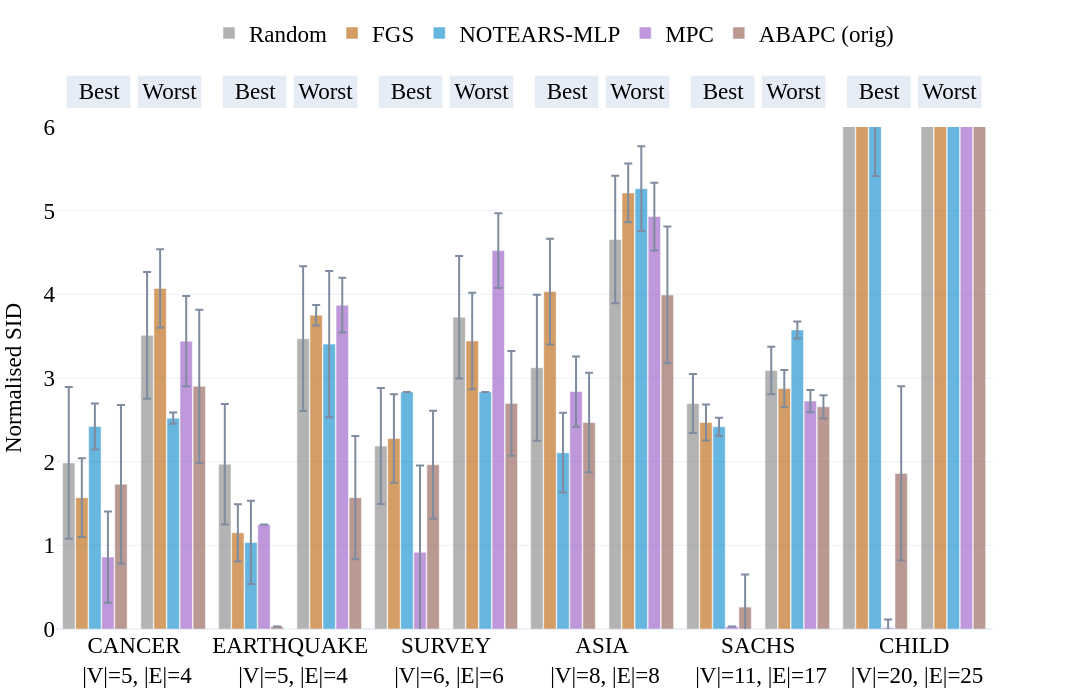
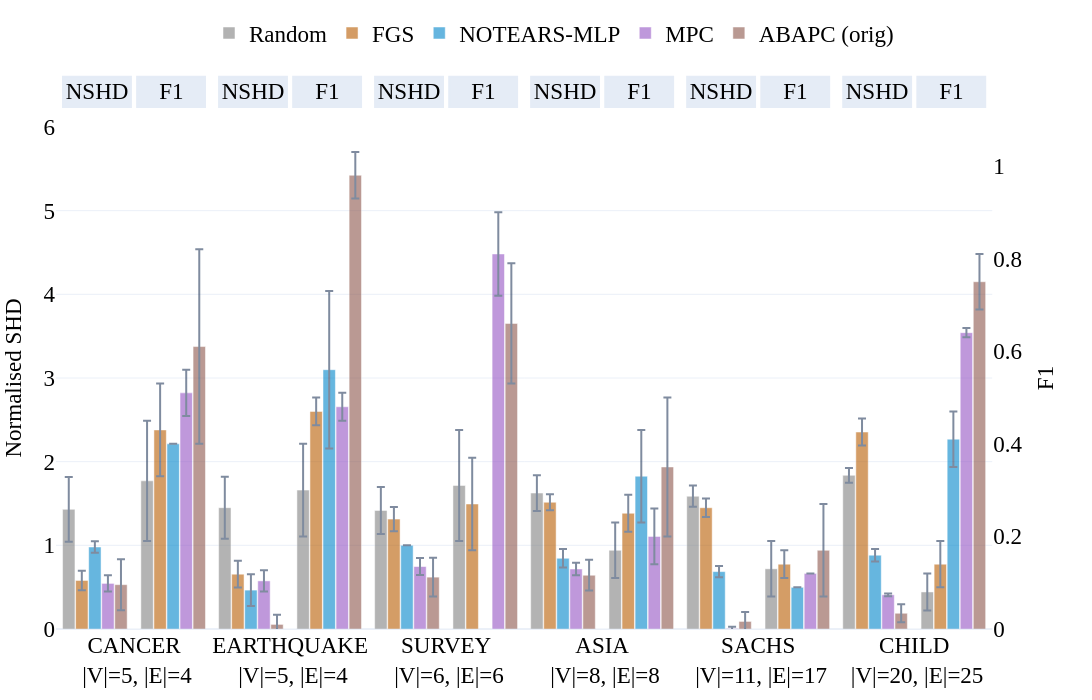

These figures' notebook cell, in order:
### Markdown cell above
## CPDAG Evaluation

### Code cell
# Load and plot CPDAG metrics (SID best/worst) to mirror experiments.ipynb

# Extend schemas to support CPDAG files
COLUMNS_MAP.update({
    'cpdag': list(CPDAG_SUMMARY_COLUMNS)
})

# Optional CSV metric mapping for CPDAG if ever needed (not used here)
CSV_METRIC_MAP.update({
    'cpdag': {
        'elapsed': 'time',
        'nnz': 'cpdag_nnz',
        'fdr': 'cpdag_fdr',
        'tpr': 'cpdag_tpr',
        'fpr': 'cpdag_fpr',
        'precision': 'cpdag_precision',
        'recall': 'cpdag_recall',
        'F1': 'cpdag_F1',
        'shd': 'cpdag_shd',
        # best/worst SID if present in CSV aggregates
        'SID_low': 'cpdag_sid_low',
        'SID_high': 'cpdag_sid_high',
    }
})

# Load combined CPDAG aggregates across RUN_CONFIGS
cpdag_all = load_results('cpdag')
cpdag_all['model'] = cpdag_all['model'].replace({'ABAPC (Ours)': 'ABAPC (orig)', 'ABAPC (Orig)': 'ABAPC (orig)'})

# Restrict to the same datasets as DAG plots
if 'dataset' in cpdag_all.columns and len(cpdag_all):
    base_names = cpdag_all['dataset'].astype(str).str.replace('<br>.*','', regex=True).str.lower()
    cpdag_all = cpdag_all[base_names.isin(datasets_to_plot)].copy()

# Add node/edge counts and pretty labels
if len(cpdag_all):
    base_names = cpdag_all['dataset'].astype(str).str.replace('<br>.*','', regex=True).str.lower()
    cpdag_all['n_edges'] = base_names.map(dags_arcs_map).fillna(cpdag_all.get('num_edges', np.nan)).astype(float)
    cpdag_all['n_nodes'] = base_names.map(dags_nodes_map).fillna(cpdag_all.get('num_nodes', np.nan)).astype(float)
    ds_upper = base_names.str.upper()
    cpdag_all['dataset'] = ds_upper + '<br> |V|=' + cpdag_all['n_nodes'].fillna(0).astype(int).astype(str) + ', |E|=' + cpdag_all['n_edges'].fillna(0).astype(int).astype(str)

    # Normalise SHD and SID best/worst by number of edges
    if 'shd_mean' in cpdag_all and 'n_edges' in cpdag_all:
        cpdag_all['p_shd_mean'] = cpdag_all['shd_mean'].astype(float) / cpdag_all['n_edges'].astype(float)
        cpdag_all['p_shd_std'] = cpdag_all['shd_std'].astype(float) / cpdag_all['n_edges'].astype(float)
    for c in ['SID_low','SID_high']:
        mean_c, std_c = f'{c}_mean', f'{c}_std'
        if mean_c in cpdag_all and 'n_edges' in cpdag_all:
            cpdag_all[f'p_{c}_mean'] = cpdag_all[mean_c].astype(float) / cpdag_all['n_edges'].astype(float)
            cpdag_all[f'p_{c}_std'] = cpdag_all[std_c].astype(float) / cpdag_all['n_edges'].astype(float)
    # Ensure non-zero tiny values for visibility
    if 'p_SID_low_mean' in cpdag_all: cpdag_all['p_SID_low_mean'] = cpdag_all['p_SID_low_mean'].replace(0, 0.03)
    if 'p_SID_high_mean' in cpdag_all: cpdag_all['p_SID_high_mean'] = cpdag_all['p_SID_high_mean'].replace(0, 0.03)



# Plot CPDAG NSID best vs worst
if len(cpdag_all):
    # Preferred ordering; include only those present
    preferred = ['Random','FGS','NOTEARS-MLP','Shapley-PC','ASPCR','ABAPC (orig)','ABAPC-LLM','ABAPC-LLM-d','LLM-BFS','MPC']
    ## Force the same ordering of methods as in DAG plots
    available_models_cpdag = [m for m in methods if m in cpdag_all['model'].unique()]
    print('CPDAG models:', available_models_cpdag)    
    double_bar_chart_plotly(
        cpdag_all, ['p_SID_low','p_SID_high'], names_dict, colors_dict, available_models_cpdag,
        save_figs=save_figs, font_size=23, output_name=str(REPO_ROOT / 'results/figs/Fig.bn_cpdag_SID_best_worst.html'),
        debug=False, range_y1=[0,6], range_y2=[0,6], rect_exp=0.01
    )
    double_bar_chart_plotly(
        cpdag_all, ['p_shd','F1'], names_dict, colors_dict, available_models_cpdag,
        save_figs=save_figs, font_size=23, output_name=str(REPO_ROOT / 'results/figs/Fig.bn_cpdag_SHD_F1.html'),
        debug=False, range_y1=[0,6], range_y2=[0,6], rect_exp=0.01
    )
else:
    print('No CPDAG results found.')

### Figure 1 — Plotly figure (JSON) as saved in the notebook; plotly's stock layout.template omitted (floating-point values rounded to 4 significant figures)
{"data": [{"error_y": {"array": [0.9075, 0.72, 0.6933, 0.8738, 0.3512, 0.8004], "type": "data", "visible": true}, "marker": {"color": "grey"}, "name": "Random", "offsetgroup": "0", "opacity": 0.6, "showlegend": true, "type": "bar", "x": ["CANCER<br> |V|=5, |E|=4", "EARTHQUAKE<br> |V|=5, |E|=4", "SURVEY<br> |V|=6, |E|=6", "ASIA<br> |V|=8, |E|=8", "SACHS<br> |V|=11, |E|=17", "CHILD<br> |V|=20, |E|=25"], "y": [1.985, 1.97, 2.187, 3.123, 2.695, 11.56], "yaxis": "y"}, {"error_y": {"array": [0.47, 0.3425, 0.5283, 0.6312, 0.2159, 1.312], "type": "data", "visible": true}, "marker": {"color": "#b85c00"}, "name": "FGS", "offsetgroup": "1", "opacity": 0.6, "showlegend": true, "type": "bar", "x": ["CANCER<br> |V|=5, |E|=4", "EARTHQUAKE<br> |V|=5, |E|=4", "SURVEY<br> |V|=6, |E|=6", "ASIA<br> |V|=8, |E|=8", "SACHS<br> |V|=11, |E|=17", "CHILD<br> |V|=20, |E|=25"], "y": [1.57, 1.15, 2.277, 4.032, 2.468, 9.815], "yaxis": "y"}, {"error_y": {"array": [0.275, 0.4975, 0.0, 0.4775, 0.1071, 1.197], "type": "data", "visible": true}, "marker": {"color": "#0085CA"}, "name": "NOTEARS-MLP", "offsetgroup": "2", "opacity": 0.6, "showlegend": true, "type": "bar", "x": ["CANCER<br> |V|=5, |E|=4", "EARTHQUAKE<br> |V|=5, |E|=4", "SURVEY<br> |V|=6, |E|=6", "ASIA<br> |V|=8, |E|=8", "SACHS<br> |V|=11, |E|=17", "CHILD<br> |V|=20, |E|=25"], "y": [2.42, 1.035, 2.833, 2.107, 2.418, 6.61], "yaxis": "y"}, {"error_y": {"array": [0.545, 0.0, 1.037, 0.42, 0.0, 0.0964], "type": "data", "visible": true}, "marker": {"color": "#9454c4"}, "name": "MPC", "offsetgroup": "3", "opacity": 0.6, "showlegend": true, "type": "bar", "x": ["CANCER<br> |V|=5, |E|=4", "EARTHQUAKE<br> |V|=5, |E|=4", "SURVEY<br> |V|=6, |E|=6", "ASIA<br> |V|=8, |E|=8", "SACHS<br> |V|=11, |E|=17", "CHILD<br> |V|=20, |E|=25"], "y": [0.86, 1.25, 0.9167, 2.837, 0.03, 0.016], "yaxis": "y"}, {"error_y": {"array": [0.9475, 0.0, 0.645, 0.595, 0.3876, 1.042], "type": "data", "visible": true}, "marker": {"color": "#8c564b"}, "name": "ABAPC (orig)", "offsetgroup": "4", "opacity": 0.6, "showlegend": true, "type": "bar", "x": ["CANCER<br> |V|=5, |E|=4", "EARTHQUAKE<br> |V|=5, |E|=4", "SURVEY<br> |V|=6, |E|=6", "ASIA<br> |V|=8, |E|=8", "SACHS<br> |V|=11, |E|=17", "CHILD<br> |V|=20, |E|=25"], "y": [1.73, 0.03, 1.963, 2.467, 0.2624, 1.86], "yaxis": "y"}, {"marker": {"color": "white"}, "name": "", "offsetgroup": "5", "opacity": 1, "showlegend": false, "type": "bar", "x": ["CANCER<br> |V|=5, |E|=4", "EARTHQUAKE<br> |V|=5, |E|=4", "SURVEY<br> |V|=6, |E|=6", "ASIA<br> |V|=8, |E|=8", "SACHS<br> |V|=11, |E|=17", "CHILD<br> |V|=20, |E|=25"], "y": [0.0, 0.0, 0.0, 0.0, 0.0, 0.0]}, {"error_y": {"array": [0.7575, 0.865, 0.7317, 0.7612, 0.2835, 0.7676], "type": "data", "visible": true}, "marker": {"color": "grey"}, "name": "Random", "offsetgroup": "6", "opacity": 0.6, "showlegend": false, "type": "bar", "x": ["CANCER<br> |V|=5, |E|=4", "EARTHQUAKE<br> |V|=5, |E|=4", "SURVEY<br> |V|=6, |E|=6", "ASIA<br> |V|=8, |E|=8", "SACHS<br> |V|=11, |E|=17", "CHILD<br> |V|=20, |E|=25"], "y": [3.51, 3.47, 3.727, 4.655, 3.091, 12.75], "yaxis": "y2"}, {"error_y": {"array": [0.47, 0.1225, 0.5767, 0.3513, 0.2224, 0.7532], "type": "data", "visible": true}, "marker": {"color": "#b85c00"}, "name": "FGS", "offsetgroup": "7", "opacity": 0.6, "showlegend": false, "type": "bar", "x": ["CANCER<br> |V|=5, |E|=4", "EARTHQUAKE<br> |V|=5, |E|=4", "SURVEY<br> |V|=6, |E|=6", "ASIA<br> |V|=8, |E|=8", "SACHS<br> |V|=11, |E|=17", "CHILD<br> |V|=20, |E|=25"], "y": [4.07, 3.75, 3.443, 5.213, 2.874, 12.19], "yaxis": "y2"}, {"error_y": {"array": [0.0675, 0.875, 0.0, 0.5062, 0.1018, 1.117], "type": "data", "visible": true}, "marker": {"color": "#0085CA"}, "name": "NOTEARS-MLP", "offsetgroup": "8", "opacity": 0.6, "showlegend": false, "type": "bar", "x": ["CANCER<br> |V|=5, |E|=4", "EARTHQUAKE<br> |V|=5, |E|=4", "SURVEY<br> |V|=6, |E|=6", "ASIA<br> |V|=8, |E|=8", "SACHS<br> |V|=11, |E|=17", "CHILD<br> |V|=20, |E|=25"], "y": [2.52, 3.405, 2.833, 5.263, 3.574, 12.69], "yaxis": "y2"}, {"error_y": {"array": [0.54, 0.3275, 0.4467, 0.405, 0.1329, 0.1824], "type": "data", "visible": true}, "marker": {"color": "#9454c4"}, "name": "MPC", "offsetgroup": "9", "opacity": 0.6, "showlegend": false, "type": "bar", "x": ["CANCER<br> |V|=5, |E|=4", "EARTHQUAKE<br> |V|=5, |E|=4", "SURVEY<br> |V|=6, |E|=6", "ASIA<br> |V|=8, |E|=8", "SACHS<br> |V|=11, |E|=17", "CHILD<br> |V|=20, |E|=25"], "y": [3.44, 3.87, 4.523, 4.93, 2.725, 15.15], "yaxis": "y2"}, {"error_y": {"array": [0.915, 0.7375, 0.625, 0.8175, 0.1394, 1.652], "type": "data", "visible": true}, "marker": {"color": "#8c564b"}, "name": "ABAPC (orig)", "offsetgroup": "10", "opacity": 0.6, "showlegend": false, "type": "bar", "x": ["CANCER<br> |V|=5, |E|=4", "EARTHQUAKE<br> |V|=5, |E|=4", "SURVEY<br> |V|=6, |E|=6", "ASIA<br> |V|=8, |E|=8", "SACHS<br> |V|=11, |E|=17", "CHILD<br> |V|=20, |E|=25"], "y": [2.9, 1.57, 2.697, 3.993, 2.655, 10.54], "yaxis": "y2"}], "layout": {"annotations": [{"font": {"color": "black", "size": 23}, "showarrow": false, "text": "         Best         ", "x": 0.04542, "xanchor": "center", "xref": "x domain", "y": 1.07, "yanchor": "middle", "yref": "y domain"}, {"font": {"color": "black", "size": 23}, "showarrow": false, "text": "         Worst         ", "x": 0.1212, "xanchor": "center", "xref": "x domain", "y": 1.07, "yanchor": "middle", "yref": "y domain"}, {"font": {"color": "black", "size": 23}, "showarrow": false, "text": "         Best         ", "x": 0.2121, "xanchor": "center", "xref": "x domain", "y": 1.07, "yanchor": "middle", "yref": "y domain"}, {"font": {"color": "black", "size": 23}, "showarrow": false, "text": "         Worst         ", "x": 0.2879, "xanchor": "center", "xref": "x domain", "y": 1.07, "yanchor": "middle", "yref": "y domain"}, {"font": {"color": "black", "size": 23}, "showarrow": false, "text": "         Best         ", "x": 0.3788, "xanchor": "center", "xref": "x domain", "y": 1.07, "yanchor": "middle", "yref": "y domain"}, {"font": {"color": "black", "size": 23}, "showarrow": false, "text": "         Worst         ", "x": 0.4546, "xanchor": "center", "xref": "x domain", "y": 1.07, "yanchor": "middle", "yref": "y domain"}, {"font": {"color": "black", "size": 23}, "showarrow": false, "text": "         Best         ", "x": 0.5454, "xanchor": "center", "xref": "x domain", "y": 1.07, "yanchor": "middle", "yref": "y domain"}, {"font": {"color": "black", "size": 23}, "showarrow": false, "text": "         Worst         ", "x": 0.6212, "xanchor": "center", "xref": "x domain", "y": 1.07, "yanchor": "middle", "yref": "y domain"}, {"font": {"color": "black", "size": 23}, "showarrow": false, "text": "         Best         ", "x": 0.7121, "xanchor": "center", "xref": "x domain", "y": 1.07, "yanchor": "middle", "yref": "y domain"}, {"font": {"color": "black", "size": 23}, "showarrow": false, "text": "         Worst         ", "x": 0.7879, "xanchor": "center", "xref": "x domain", "y": 1.07, "yanchor": "middle", "yref": "y domain"}, {"font": {"color": "black", "size": 23}, "showarrow": false, "text": "         Best         ", "x": 0.8787, "xanchor": "center", "xref": "x domain", "y": 1.07, "yanchor": "middle", "yref": "y domain"}, {"font": {"color": "black", "size": 23}, "showarrow": false, "text": "         Worst         ", "x": 0.9546, "xanchor": "center", "xref": "x domain", "y": 1.07, "yanchor": "middle", "yref": "y domain"}], "bargap": 0.08, "bargroupgap": 0.05, "barmode": "group", "font": {"color": "black", "family": "Serif", "size": 23}, "height": 700, "hovermode": "x unified", "legend": {"bgcolor": "rgba(255,255,255,0)", "bordercolor": "rgba(255,255,255,0)", "orientation": "h", "x": 0.5, "xanchor": "center", "y": 1.23, "yanchor": "top"}, "margin": {"b": 70, "l": 40, "r": 40, "t": 80}, "shapes": [{"fillcolor": "#E5ECF6", "layer": "below", "line": {"color": "#E5ECF6", "width": 2}, "type": "rect", "x0": 0.0125, "x1": 0.07833, "xref": "x domain", "y0": 1.04, "y1": 1.1, "yref": "y domain"}, {"fillcolor": "#E5ECF6", "layer": "below", "line": {"color": "#E5ECF6", "width": 2}, "type": "rect", "x0": 0.08833, "x1": 0.1542, "xref": "x domain", "y0": 1.04, "y1": 1.1, "yref": "y domain"}, {"fillcolor": "#E5ECF6", "layer": "below", "line": {"color": "#E5ECF6", "width": 2}, "type": "rect", "x0": 0.1792, "x1": 0.245, "xref": "x domain", "y0": 1.04, "y1": 1.1, "yref": "y domain"}, {"fillcolor": "#E5ECF6", "layer": "below", "line": {"color": "#E5ECF6", "width": 2}, "type": "rect", "x0": 0.255, "x1": 0.3208, "xref": "x domain", "y0": 1.04, "y1": 1.1, "yref": "y domain"}, {"fillcolor": "#E5ECF6", "layer": "below", "line": {"color": "#E5ECF6", "width": 2}, "type": "rect", "x0": 0.3458, "x1": 0.4117, "xref": "x domain", "y0": 1.04, "y1": 1.1, "yref": "y domain"}, {"fillcolor": "#E5ECF6", "layer": "below", "line": {"color": "#E5ECF6", "width": 2}, "type": "rect", "x0": 0.4217, "x1": 0.4875, "xref": "x domain", "y0": 1.04, "y1": 1.1, "yref": "y domain"}, {"fillcolor": "#E5ECF6", "layer": "below", "line": {"color": "#E5ECF6", "width": 2}, "type": "rect", "x0": 0.5125, "x1": 0.5783, "xref": "x domain", "y0": 1.04, "y1": 1.1, "yref": "y domain"}, {"fillcolor": "#E5ECF6", "layer": "below", "line": {"color": "#E5ECF6", "width": 2}, "type": "rect", "x0": 0.5883, "x1": 0.6542, "xref": "x domain", "y0": 1.04, "y1": 1.1, "yref": "y domain"}, {"fillcolor": "#E5ECF6", "layer": "below", "line": {"color": "#E5ECF6", "width": 2}, "type": "rect", "x0": 0.6792, "x1": 0.745, "xref": "x domain", "y0": 1.04, "y1": 1.1, "yref": "y domain"}, {"fillcolor": "#E5ECF6", "layer": "below", "line": {"color": "#E5ECF6", "width": 2}, "type": "rect", "x0": 0.755, "x1": 0.8208, "xref": "x domain", "y0": 1.04, "y1": 1.1, "yref": "y domain"}, {"fillcolor": "#E5ECF6", "layer": "below", "line": {"color": "#E5ECF6", "width": 2}, "type": "rect", "x0": 0.8458, "x1": 0.9117, "xref": "x domain", "y0": 1.04, "y1": 1.1, "yref": "y domain"}, {"fillcolor": "#E5ECF6", "layer": "below", "line": {"color": "#E5ECF6", "width": 2}, "type": "rect", "x0": 0.9217, "x1": 0.9875, "xref": "x domain", "y0": 1.04, "y1": 1.1, "yref": "y domain"}], "width": 1600, "xaxis": {"anchor": "y", "domain": [0, 0.94]}, "yaxis": {"anchor": "x", "domain": [0, 1], "range": [0, 6], "title": {"font": {"size": 23}, "text": "Normalised SID"}}, "yaxis2": {"anchor": "x", "overlaying": "y", "range": [0, 6], "scaleanchor": 0, "showgrid": false, "showline": false, "showticklabels": false, "side": "right", "title": {"font": {"size": 23}, "text": ""}, "zeroline": true}}}

### Figure 2 — Plotly figure (JSON) as saved in the notebook; plotly's stock layout.template omitted (floating-point values rounded to 4 significant figures)
{"data": [{"error_y": {"array": [0.3875, 0.37, 0.28, 0.2137, 0.1271, 0.0888], "type": "data", "visible": true}, "marker": {"color": "grey"}, "name": "Random", "offsetgroup": "0", "opacity": 0.6, "showlegend": true, "type": "bar", "x": ["CANCER<br> |V|=5, |E|=4", "EARTHQUAKE<br> |V|=5, |E|=4", "SURVEY<br> |V|=6, |E|=6", "ASIA<br> |V|=8, |E|=8", "SACHS<br> |V|=11, |E|=17", "CHILD<br> |V|=20, |E|=25"], "y": [1.43, 1.45, 1.417, 1.625, 1.587, 1.837], "yaxis": "y"}, {"error_y": {"array": [0.1175, 0.16, 0.145, 0.09625, 0.1094, 0.1604], "type": "data", "visible": true}, "marker": {"color": "#b85c00"}, "name": "FGS", "offsetgroup": "1", "opacity": 0.6, "showlegend": true, "type": "bar", "x": ["CANCER<br> |V|=5, |E|=4", "EARTHQUAKE<br> |V|=5, |E|=4", "SURVEY<br> |V|=6, |E|=6", "ASIA<br> |V|=8, |E|=8", "SACHS<br> |V|=11, |E|=17", "CHILD<br> |V|=20, |E|=25"], "y": [0.58, 0.655, 1.313, 1.515, 1.449, 2.354], "yaxis": "y"}, {"error_y": {"array": [0.0675, 0.19, 0.0, 0.1113, 0.06706, 0.0748], "type": "data", "visible": true}, "marker": {"color": "#0085CA"}, "name": "NOTEARS-MLP", "offsetgroup": "2", "opacity": 0.6, "showlegend": true, "type": "bar", "x": ["CANCER<br> |V|=5, |E|=4", "EARTHQUAKE<br> |V|=5, |E|=4", "SURVEY<br> |V|=6, |E|=6", "ASIA<br> |V|=8, |E|=8", "SACHS<br> |V|=11, |E|=17", "CHILD<br> |V|=20, |E|=25"], "y": [0.98, 0.465, 1.0, 0.845, 0.6859, 0.8824], "yaxis": "y"}, {"error_y": {"array": [0.0975, 0.1275, 0.1017, 0.075, 0.01941, 0.0168], "type": "data", "visible": true}, "marker": {"color": "#9454c4"}, "name": "MPC", "offsetgroup": "3", "opacity": 0.6, "showlegend": true, "type": "bar", "x": ["CANCER<br> |V|=5, |E|=4", "EARTHQUAKE<br> |V|=5, |E|=4", "SURVEY<br> |V|=6, |E|=6", "ASIA<br> |V|=8, |E|=8", "SACHS<br> |V|=11, |E|=17", "CHILD<br> |V|=20, |E|=25"], "y": [0.545, 0.575, 0.7467, 0.7175, 0.007059, 0.4088], "yaxis": "y"}, {"error_y": {"array": [0.305, 0.115, 0.2317, 0.1837, 0.1135, 0.108], "type": "data", "visible": true}, "marker": {"color": "#8c564b"}, "name": "ABAPC (orig)", "offsetgroup": "4", "opacity": 0.6, "showlegend": true, "type": "bar", "x": ["CANCER<br> |V|=5, |E|=4", "EARTHQUAKE<br> |V|=5, |E|=4", "SURVEY<br> |V|=6, |E|=6", "ASIA<br> |V|=8, |E|=8", "SACHS<br> |V|=11, |E|=17", "CHILD<br> |V|=20, |E|=25"], "y": [0.53, 0.055, 0.62, 0.6425, 0.09059, 0.188], "yaxis": "y"}, {"marker": {"color": "white"}, "name": "", "offsetgroup": "5", "opacity": 1, "showlegend": false, "type": "bar", "x": ["CANCER<br> |V|=5, |E|=4", "EARTHQUAKE<br> |V|=5, |E|=4", "SURVEY<br> |V|=6, |E|=6", "ASIA<br> |V|=8, |E|=8", "SACHS<br> |V|=11, |E|=17", "CHILD<br> |V|=20, |E|=25"], "y": [0.0, 0.0, 0.0, 0.0, 0.0, 0.0]}, {"error_y": {"array": [0.13, 0.1, 0.12, 0.06, 0.06, 0.04], "type": "data", "visible": true}, "marker": {"color": "grey"}, "name": "Random", "offsetgroup": "6", "opacity": 0.6, "showlegend": false, "type": "bar", "x": ["CANCER<br> |V|=5, |E|=4", "EARTHQUAKE<br> |V|=5, |E|=4", "SURVEY<br> |V|=6, |E|=6", "ASIA<br> |V|=8, |E|=8", "SACHS<br> |V|=11, |E|=17", "CHILD<br> |V|=20, |E|=25"], "y": [0.32, 0.3, 0.31, 0.17, 0.13, 0.08], "yaxis": "y2"}, {"error_y": {"array": [0.1, 0.03, 0.1, 0.04, 0.03, 0.05], "type": "data", "visible": true}, "marker": {"color": "#b85c00"}, "name": "FGS", "offsetgroup": "7", "opacity": 0.6, "showlegend": false, "type": "bar", "x": ["CANCER<br> |V|=5, |E|=4", "EARTHQUAKE<br> |V|=5, |E|=4", "SURVEY<br> |V|=6, |E|=6", "ASIA<br> |V|=8, |E|=8", "SACHS<br> |V|=11, |E|=17", "CHILD<br> |V|=20, |E|=25"], "y": [0.43, 0.47, 0.27, 0.25, 0.14, 0.14], "yaxis": "y2"}, {"error_y": {"array": [0, 0.17, null, 0.1, 0, 0.06], "type": "data", "visible": true}, "marker": {"color": "#0085CA"}, "name": "NOTEARS-MLP", "offsetgroup": "8", "opacity": 0.6, "showlegend": false, "type": "bar", "x": ["CANCER<br> |V|=5, |E|=4", "EARTHQUAKE<br> |V|=5, |E|=4", "SURVEY<br> |V|=6, |E|=6", "ASIA<br> |V|=8, |E|=8", "SACHS<br> |V|=11, |E|=17", "CHILD<br> |V|=20, |E|=25"], "y": [0.4, 0.56, null, 0.33, 0.09, 0.41], "yaxis": "y2"}, {"error_y": {"array": [0.05, 0.03, 0.09, 0.06, 0, 0.01], "type": "data", "visible": true}, "marker": {"color": "#9454c4"}, "name": "MPC", "offsetgroup": "9", "opacity": 0.6, "showlegend": false, "type": "bar", "x": ["CANCER<br> |V|=5, |E|=4", "EARTHQUAKE<br> |V|=5, |E|=4", "SURVEY<br> |V|=6, |E|=6", "ASIA<br> |V|=8, |E|=8", "SACHS<br> |V|=11, |E|=17", "CHILD<br> |V|=20, |E|=25"], "y": [0.51, 0.48, 0.81, 0.2, 0.12, 0.64], "yaxis": "y2"}, {"error_y": {"array": [0.21, 0.05, 0.13, 0.15, 0.1, 0.06], "type": "data", "visible": true}, "marker": {"color": "#8c564b"}, "name": "ABAPC (orig)", "offsetgroup": "10", "opacity": 0.6, "showlegend": false, "type": "bar", "x": ["CANCER<br> |V|=5, |E|=4", "EARTHQUAKE<br> |V|=5, |E|=4", "SURVEY<br> |V|=6, |E|=6", "ASIA<br> |V|=8, |E|=8", "SACHS<br> |V|=11, |E|=17", "CHILD<br> |V|=20, |E|=25"], "y": [0.61, 0.98, 0.66, 0.35, 0.17, 0.75], "yaxis": "y2"}], "layout": {"annotations": [{"font": {"color": "black", "size": 23}, "showarrow": false, "text": "         NSHD         ", "x": 0.04375, "xanchor": "center", "xref": "x domain", "y": 1.07, "yanchor": "middle", "yref": "y domain"}, {"font": {"color": "black", "size": 23}, "showarrow": false, "text": "           F1           ", "x": 0.1229, "xanchor": "center", "xref": "x domain", "y": 1.07, "yanchor": "middle", "yref": "y domain"}, {"font": {"color": "black", "size": 23}, "showarrow": false, "text": "         NSHD         ", "x": 0.2104, "xanchor": "center", "xref": "x domain", "y": 1.07, "yanchor": "middle", "yref": "y domain"}, {"font": {"color": "black", "size": 23}, "showarrow": false, "text": "           F1           ", "x": 0.2896, "xanchor": "center", "xref": "x domain", "y": 1.07, "yanchor": "middle", "yref": "y domain"}, {"font": {"color": "black", "size": 23}, "showarrow": false, "text": "         NSHD         ", "x": 0.3771, "xanchor": "center", "xref": "x domain", "y": 1.07, "yanchor": "middle", "yref": "y domain"}, {"font": {"color": "black", "size": 23}, "showarrow": false, "text": "           F1           ", "x": 0.4562, "xanchor": "center", "xref": "x domain", "y": 1.07, "yanchor": "middle", "yref": "y domain"}, {"font": {"color": "black", "size": 23}, "showarrow": false, "text": "         NSHD         ", "x": 0.5437, "xanchor": "center", "xref": "x domain", "y": 1.07, "yanchor": "middle", "yref": "y domain"}, {"font": {"color": "black", "size": 23}, "showarrow": false, "text": "           F1           ", "x": 0.6229, "xanchor": "center", "xref": "x domain", "y": 1.07, "yanchor": "middle", "yref": "y domain"}, {"font": {"color": "black", "size": 23}, "showarrow": false, "text": "         NSHD         ", "x": 0.7104, "xanchor": "center", "xref": "x domain", "y": 1.07, "yanchor": "middle", "yref": "y domain"}, {"font": {"color": "black", "size": 23}, "showarrow": false, "text": "           F1           ", "x": 0.7896, "xanchor": "center", "xref": "x domain", "y": 1.07, "yanchor": "middle", "yref": "y domain"}, {"font": {"color": "black", "size": 23}, "showarrow": false, "text": "         NSHD         ", "x": 0.8771, "xanchor": "center", "xref": "x domain", "y": 1.07, "yanchor": "middle", "yref": "y domain"}, {"font": {"color": "black", "size": 23}, "showarrow": false, "text": "           F1           ", "x": 0.9562, "xanchor": "center", "xref": "x domain", "y": 1.07, "yanchor": "middle", "yref": "y domain"}], "bargap": 0.08, "bargroupgap": 0.05, "barmode": "group", "font": {"color": "black", "family": "Serif", "size": 23}, "height": 700, "hovermode": "x unified", "legend": {"bgcolor": "rgba(255,255,255,0)", "bordercolor": "rgba(255,255,255,0)", "orientation": "h", "x": 0.5, "xanchor": "center", "y": 1.23, "yanchor": "top"}, "margin": {"b": 70, "l": 40, "r": 40, "t": 80}, "shapes": [{"fillcolor": "#E5ECF6", "layer": "below", "line": {"color": "#E5ECF6", "width": 2}, "type": "rect", "x0": 0.0075, "x1": 0.08, "xref": "x domain", "y0": 1.04, "y1": 1.1, "yref": "y domain"}, {"fillcolor": "#E5ECF6", "layer": "below", "line": {"color": "#E5ECF6", "width": 2}, "type": "rect", "x0": 0.08667, "x1": 0.1592, "xref": "x domain", "y0": 1.04, "y1": 1.1, "yref": "y domain"}, {"fillcolor": "#E5ECF6", "layer": "below", "line": {"color": "#E5ECF6", "width": 2}, "type": "rect", "x0": 0.1742, "x1": 0.2467, "xref": "x domain", "y0": 1.04, "y1": 1.1, "yref": "y domain"}, {"fillcolor": "#E5ECF6", "layer": "below", "line": {"color": "#E5ECF6", "width": 2}, "type": "rect", "x0": 0.2533, "x1": 0.3258, "xref": "x domain", "y0": 1.04, "y1": 1.1, "yref": "y domain"}, {"fillcolor": "#E5ECF6", "layer": "below", "line": {"color": "#E5ECF6", "width": 2}, "type": "rect", "x0": 0.3408, "x1": 0.4133, "xref": "x domain", "y0": 1.04, "y1": 1.1, "yref": "y domain"}, {"fillcolor": "#E5ECF6", "layer": "below", "line": {"color": "#E5ECF6", "width": 2}, "type": "rect", "x0": 0.42, "x1": 0.4925, "xref": "x domain", "y0": 1.04, "y1": 1.1, "yref": "y domain"}, {"fillcolor": "#E5ECF6", "layer": "below", "line": {"color": "#E5ECF6", "width": 2}, "type": "rect", "x0": 0.5075, "x1": 0.58, "xref": "x domain", "y0": 1.04, "y1": 1.1, "yref": "y domain"}, {"fillcolor": "#E5ECF6", "layer": "below", "line": {"color": "#E5ECF6", "width": 2}, "type": "rect", "x0": 0.5867, "x1": 0.6592, "xref": "x domain", "y0": 1.04, "y1": 1.1, "yref": "y domain"}, {"fillcolor": "#E5ECF6", "layer": "below", "line": {"color": "#E5ECF6", "width": 2}, "type": "rect", "x0": 0.6742, "x1": 0.7467, "xref": "x domain", "y0": 1.04, "y1": 1.1, "yref": "y domain"}, {"fillcolor": "#E5ECF6", "layer": "below", "line": {"color": "#E5ECF6", "width": 2}, "type": "rect", "x0": 0.7533, "x1": 0.8258, "xref": "x domain", "y0": 1.04, "y1": 1.1, "yref": "y domain"}, {"fillcolor": "#E5ECF6", "layer": "below", "line": {"color": "#E5ECF6", "width": 2}, "type": "rect", "x0": 0.8408, "x1": 0.9133, "xref": "x domain", "y0": 1.04, "y1": 1.1, "yref": "y domain"}, {"fillcolor": "#E5ECF6", "layer": "below", "line": {"color": "#E5ECF6", "width": 2}, "type": "rect", "x0": 0.92, "x1": 0.9925, "xref": "x domain", "y0": 1.04, "y1": 1.1, "yref": "y domain"}], "width": 1600, "xaxis": {"anchor": "y", "domain": [0, 0.94]}, "yaxis": {"anchor": "x", "domain": [0, 1], "range": [0, 6], "title": {"font": {"size": 23}, "text": "Normalised SHD"}}, "yaxis2": {"anchor": "x", "overlaying": "y", "scaleanchor": 0, "showgrid": false, "showline": false, "showticklabels": true, "side": "right", "title": {"font": {"size": 23}, "text": "F1"}, "zeroline": true}}}
